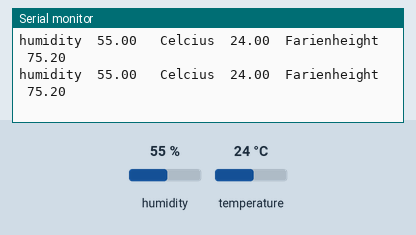
Bench run of a sketch on a simulated Arduino Uno, built with avr-gcc and run on an emulated ATmega328P. Parts: the last lines printed to the serial monitor. Inputs (shaded band) come from the test bench; at power-on: humidity 55 %, temperature 24 °C.

Above: at 1.7 s.
1.8 s: humidity set to 22 %
At 2.9 s:
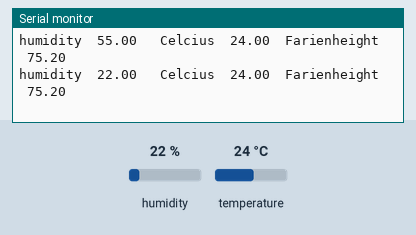
4.5 s: temperature set to 12 °C
At 6.2 s:
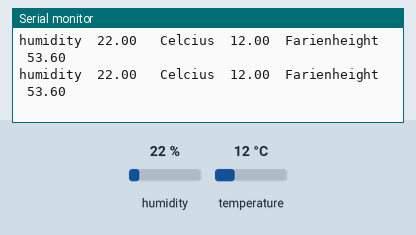
7.2 s: humidity set to 40 %
At 8.4 s:
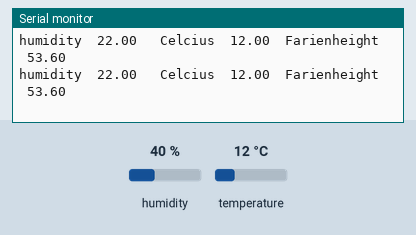
Timing chart, 0 to 10.2 s (numbered marks = the images above; inputs shaded):
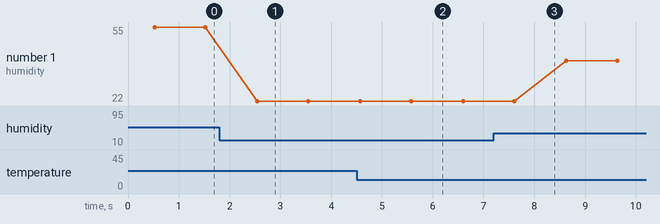

The sketch:

temperature_and_humidity_sensor.ino
```cpp
#include<DHT.h>
#define Type DHT11
int sensePin = 2;
DHT HT(sensePin,Type);
float humidit;
float tempC;
float tempF;
int dt = 1000;
int setTime = 500;
void setup() {
  // put your setup code here, to run once:
  Serial.begin(9600);
HT.begin();
delay(setTime);
}

void loop() {
  // put your main code here, to run repeatedly:
humidit = HT.readHumidity();
tempC = HT.readTemperature();
tempF = HT.readTemperature(true);
Serial.print("humidity  ");
Serial.print(humidit);
Serial.print("   Celcius  ");
Serial.print(tempC);
Serial.print("  Farienheight  ");
Serial.println(tempF);
delay(dt);
}
```

Measured:
- after the input at 1.8 s, the serial monitor: prints a new line after 0.75 s (image 1)
- after the input at 4.5 s, the serial monitor: prints a new line after 0.08 s (image 2)
- plotted number 1: 55 → 22 after the input at 1.8 s, 22 → 40 after the input at 7.2 s
